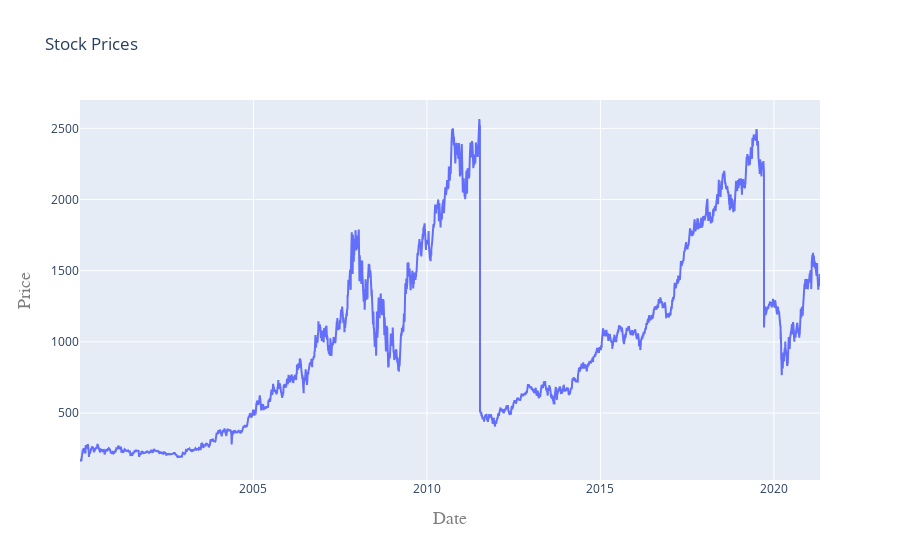

Write notebook code for a chart like this one.
### Code cell
iplot(plot)

### Figure 1 — Plotly figure (JSON) as saved in the notebook; plotly's stock layout.template omitted (floating-point values rounded to 4 significant figures; data arrays with more than 128 entries replaced by an {"elided": "..."} marker saying what was removed)
{"data": [{"type": "scatter", "x": {"elided": "5306 str values"}, "y": {"elided": "5306 float values"}}], "layout": {"title": {"text": "Stock Prices"}, "xaxis": {"title": {"font": {"color": "#7f7f7f", "family": "Courier New, monospace", "size": 18}, "text": "Date"}}, "yaxis": {"title": {"font": {"color": "#7f7f7f", "family": "Courier New, monospace", "size": 18}, "text": "Price"}}}}
